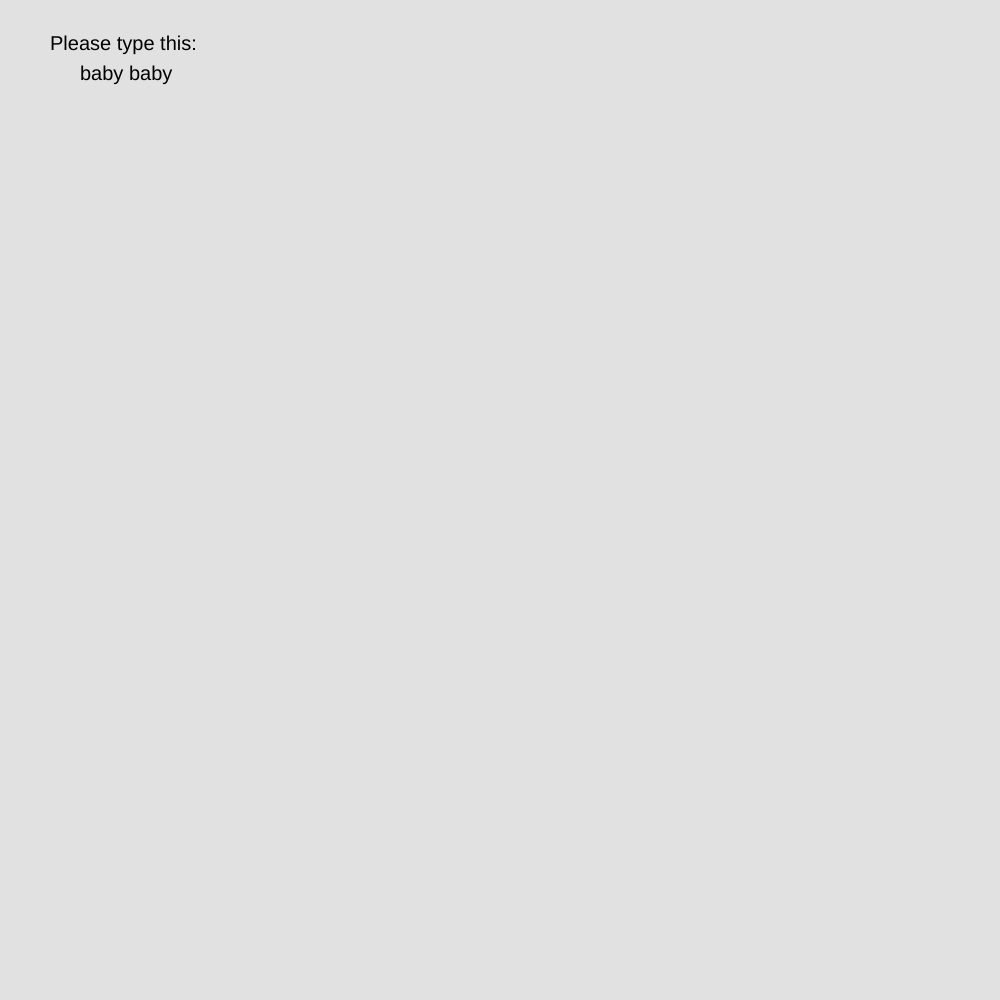
Frame 1 (no input)
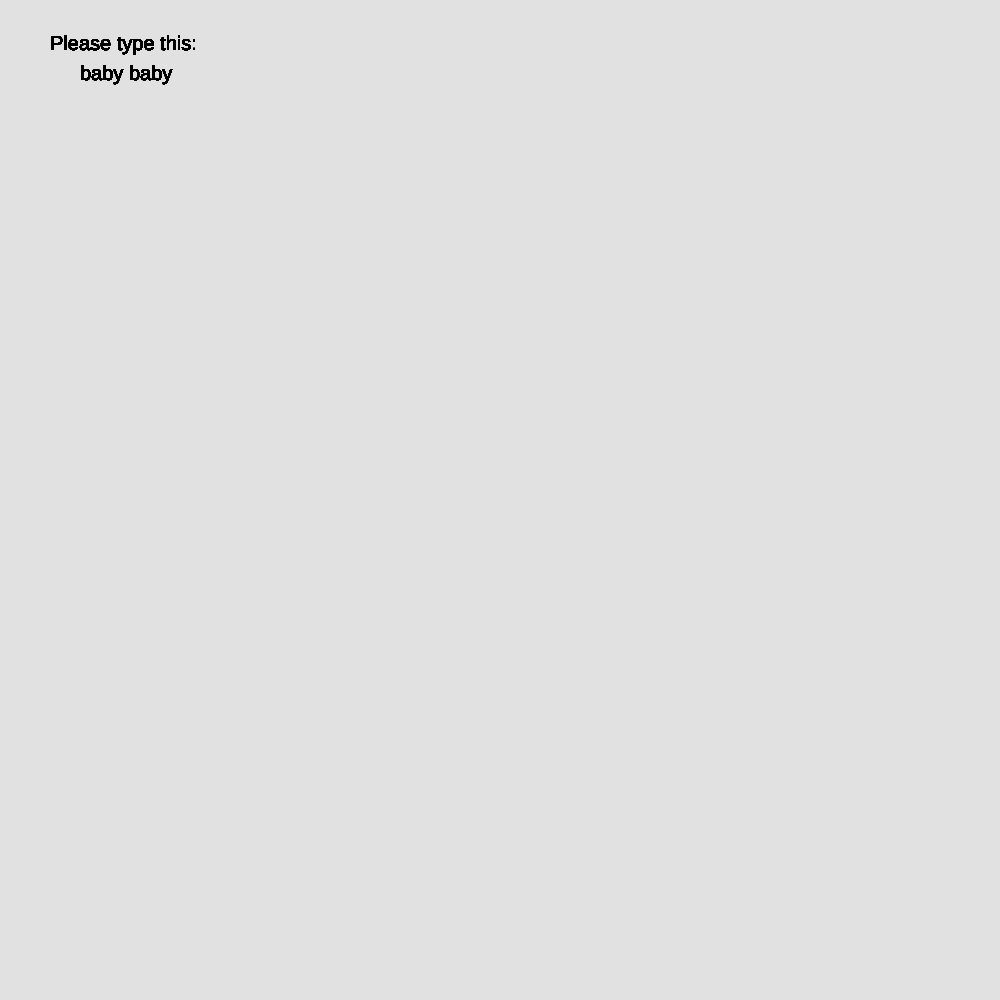
Frame 60 (no input)
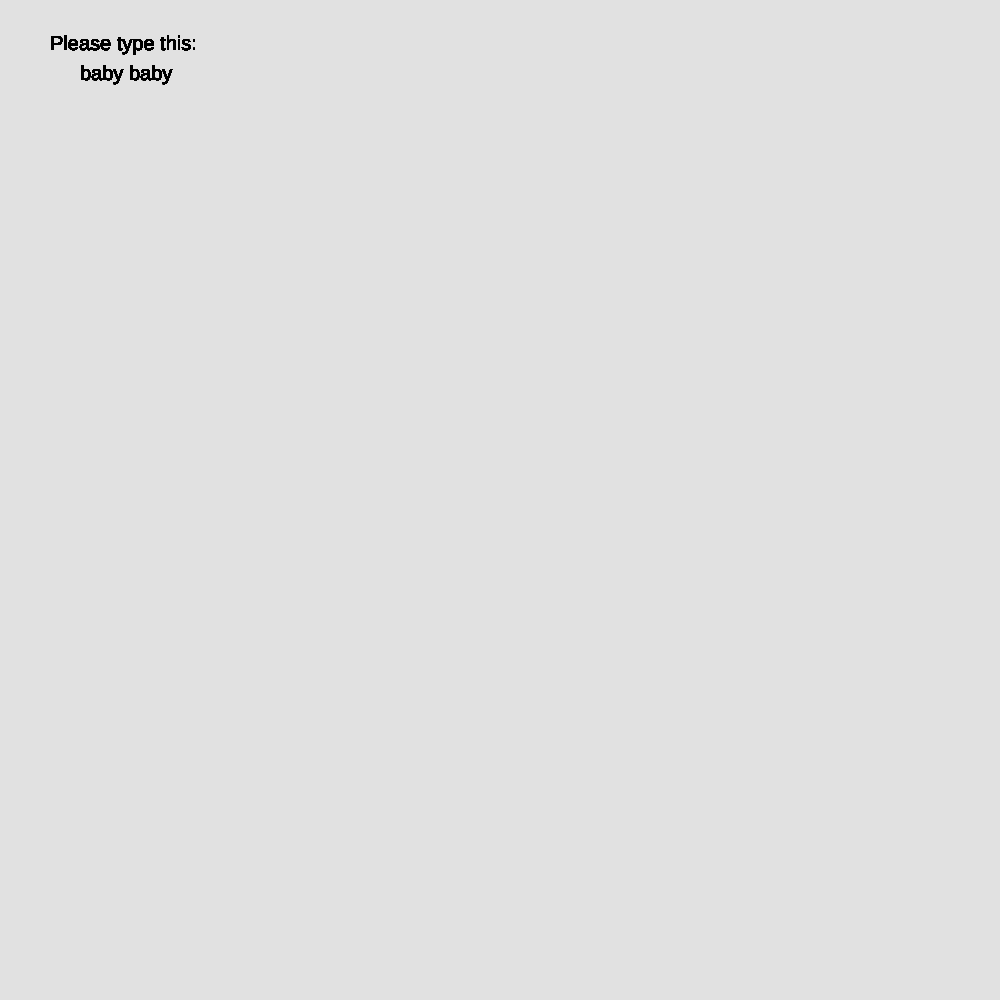
Frame 120 (the mouse pressed at the canvas centre since frame 60)

The p5.js sketch that drew these frames (run headless with seeded random() and noise() and a simulated clock; from frame 60 on, the mouse is pressed at the canvas centre):

// p5.js sketch
// ── sketch.js


function setup(){
    createCanvas(1000,1000);
    background(225);

}

var a = ["baby baby"];

var i = 0
function draw(){
    
    textSize(20);
    text("Please type this: ", 50, 50);
    text(a[i], 80, 80);
    
}

var b = ""


function keyTyped() {
  b = b + key;
  print(b);
  
  return false
}

function keyPressed() {
  if (keyCode == ENTER) {
    if (b == a[i]){
        text("nice job", 100, 100);
    }

    else {
        text("you suck dog", 100, 100);
    }
}

}
